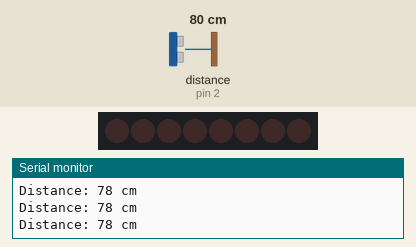
The sketch below on a simulated Arduino Uno, built with avr-gcc and run on an emulated ATmega328P. On the bench: 8 shift-register outputs drawn as a row of LEDs (first output left, lit = HIGH), the last lines printed to the serial monitor. Wiring (inferred from the names in the program): ultrasonic range finder: trigger pin 3; echo pin 2; shift register (74HC595): data pin 8; shift clock pin 10; latch pin 9. Wiring (inferred from the signals the program sends): row of LEDs: on Q0, Q1, Q2, Q3, Q4, Q5, Q6, Q7. Inputs (shaded band) come from the test bench; at power-on: distance to the obstacle (sensor on pin 2) 80 cm. The echo pulse lasts 58.3 µs per cm.

Above: at 1.2 s.
1.3 s: distance to the obstacle (sensor on pin 2) set to 2 cm
At 2.2 s:
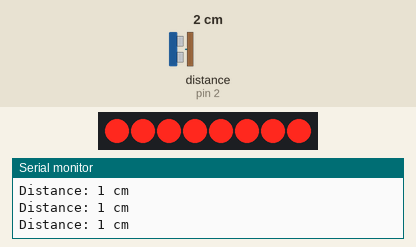
2.8 s: distance to the obstacle (sensor on pin 2) set to 18 cm
At 3.3 s:
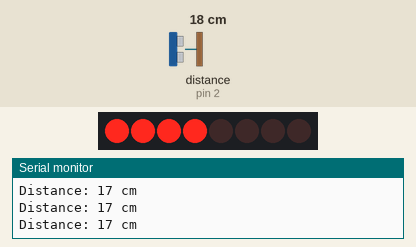
4.3 s: distance to the obstacle (sensor on pin 2) set to 9 cm
At 5.5 s:
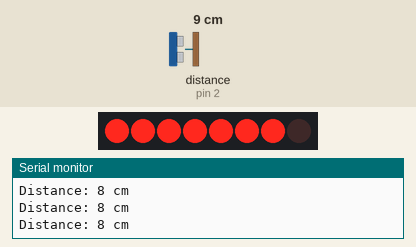
5.8 s: distance to the obstacle (sensor on pin 2) set to 4 cm
At 6.7 s:
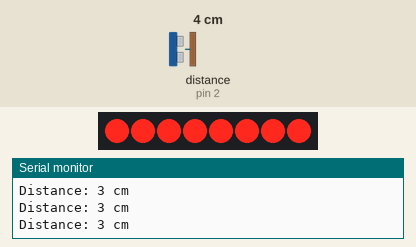
8.8 s: distance to the obstacle (sensor on pin 2) set to 250 cm
At 9.2 s:
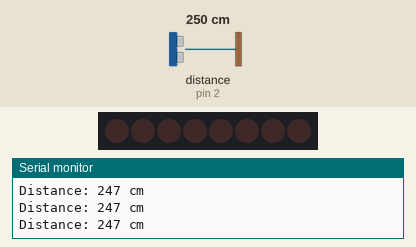
10.3 s: distance to the obstacle (sensor on pin 2) set to 32 cm
At 11.3 s:
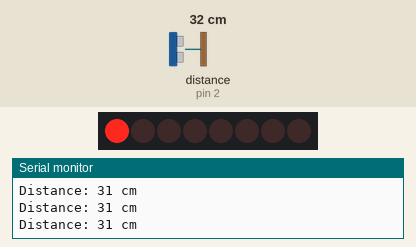
Timing chart, 0 to 12.8 s (numbered marks = the images above; inputs shaded):
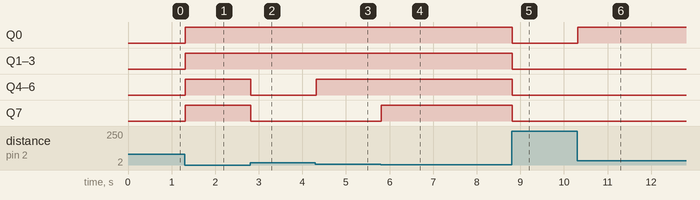

The sketch:

bargraph_ultrasonic.ino
```cpp
/*
Arduino 5 Shift registers modified.
*/

//A bar graph that responds to how close you are

#define echoPin 2 // attach pin D2 Arduino to pin Echo of HC-SR04
#define trigPin 3 //attach pin D3 Arduino to pin Trig of HC-SR04
const int SER   =8;    //Serial Output to Shift Register
const int LATCH =9;    //Shift Register Latch Pin
const int CLK   =10;   //Shift Register Clock Pin
long duration; // variable for the duration of sound wave travel
int distance; // variable for the distance measurement
//Possible LED settings
int vals[9] = {0,1,3,7,15,31,63,127,255};

//Maximum value provided by sensor
int maxVal = 35;

//Minimum value provided by sensor
int minVal = 5;

void setup()
{
  //set ultrasonic sensor pins
  pinMode(trigPin, OUTPUT); // Sets the trigPin as an OUTPUT
  pinMode(echoPin, INPUT); // Sets the echoPin as an INPUT
    //Set shift register pins as outputs
  pinMode(SER, OUTPUT);
  pinMode(LATCH, OUTPUT);
  pinMode(CLK, OUTPUT);
  Serial.begin(9600); // // Serial Communication is starting with 9600 of baudrate speed

}

void loop()
{

  // Clears the trigPin condition
  digitalWrite(trigPin, LOW);
  delayMicroseconds(2);
  // Sets the trigPin HIGH (ACTIVE) for 10 microseconds
  digitalWrite(trigPin, HIGH);
  delayMicroseconds(10);
  digitalWrite(trigPin, LOW);
  // Reads the echoPin, returns the sound wave travel time in microseconds
  duration = pulseIn(echoPin, HIGH);
  // Calculating the distance
  distance = duration * 0.034 / 2; // Speed of sound wave divided by 2 (go and back)
  // Displays the distance on the Serial Monitor
  Serial.print("Distance: ");
  Serial.print(distance);
  Serial.println(" cm");

  // LED's
  distance = map(distance, maxVal, minVal, 0, 8);
    distance = constrain(distance,0,8);
    digitalWrite(LATCH, LOW);                 //Latch low - start sending
    shiftOut(SER, CLK, MSBFIRST, vals[distance]); //Send data, MSB first
    digitalWrite(LATCH, HIGH);                //Latch high - stop sending
    delay(10);                                //Animation speed

}
```

Measured:
- after the input at 1.3 s, Q0–7: LOW → HIGH at once
- after the input at 2.8 s, Q4–7: HIGH → LOW at once
- after the input at 4.3 s, Q4–6: LOW → HIGH at once
- after the input at 5.8 s, Q7: LOW → HIGH at once
- after the input at 8.8 s, Q0–7: HIGH → LOW at once
- after the input at 10.3 s, Q0: LOW → HIGH at once
